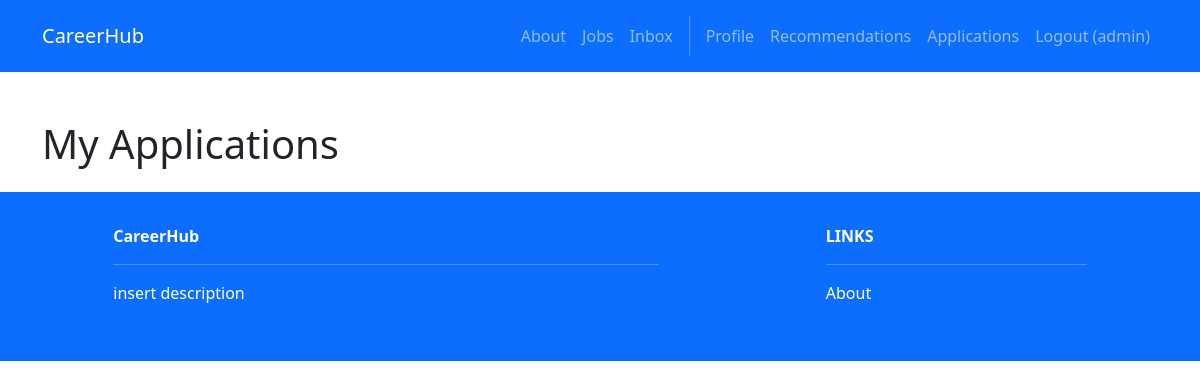
/jobs/applications/ (signed in), run on an earlier commit of the app's database.
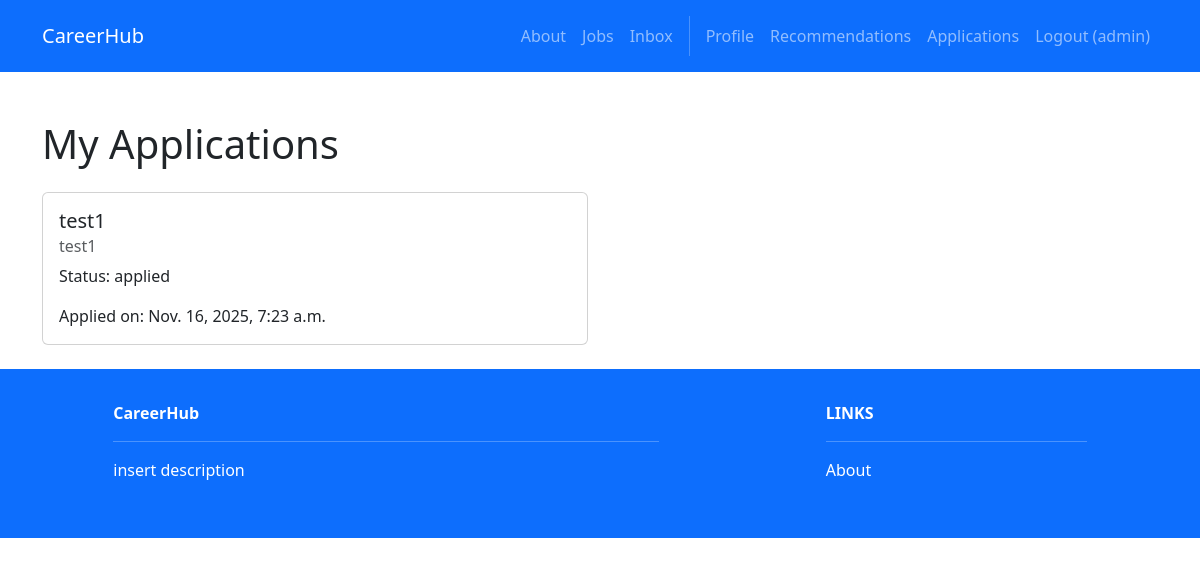
And on a later commit of the database.
### jobs/models.py (models this page shows)
class Application(models.Model):
    STATUS_CHOICES = [
        ('applied', 'Applied'),
        ('review', 'Review'),
        ('interview', 'Interview'),
        ('offer', 'Offer'),
        ('closed', 'Closed'),
    ]
    job = models.ForeignKey('recruiters.Post', on_delete=models.CASCADE, default=None)
    applicant = models.ForeignKey(User, on_delete=models.CASCADE)
    status = models.CharField(max_length=20, choices=STATUS_CHOICES, default='applied')
    note = models.TextField(blank=True)
    created_at = models.DateTimeField(auto_now_add=True)
    updated_at = models.DateTimeField(auto_now=True)

### recruiters/models.py (models this page shows, shortened)
class Post(models.Model):
    id = models.AutoField(primary_key=True)
    title = models.CharField(max_length=200)
    company = models.CharField(max_length=200)
    description = models.TextField()
    location = models.CharField(max_length=200)
    lat = models.FloatField(null=True, blank=True)
    lng = models.FloatField(null=True, blank=True)
    salary_range = models.CharField(max_length=100)
    required_skills = models.ManyToManyField(Skill)
    recruiter = models.ForeignKey(User, on_delete=models.CASCADE)
    created_at = models.DateTimeField(auto_now_add=True)
    updated_at = models.DateTimeField(auto_now=True)
    VISA_CHOICES = [
        ('yes', 'Yes'),
        ('no', 'No'),
    ]
    visa_sponsorship = models.CharField(max_length=3, choices=VISA_CHOICES, default='no')

### jobs/views.py (the view)
# urls.py: path('applications/', views.applications, name='jobs.applications'),
@login_required
def applications(request):
    if request.user.role == "recruiter":
        return redirect('recruiters.index')
    user_applications = Application.objects.filter(applicant=request.user)
    return render(request, 'jobs/applications.html', {'applications': user_applications})

### jobs/templates/jobs/applications.html
{% extends 'base.html' %}
{% block content %}
<div class="container mt-5">
    <h1>My Applications</h1>
    <div class="row mt-4">
        {% for application in applications %}
        <div class="col-md-6 mb-4">
            <div class="card">
                <div class="card-body">
                    <h5 class="card-title">{{ application.job.title }}</h5>
                    <h6 class="card-subtitle mb-2 text-muted">{{ application.job.company }}</h6>
                    <p class="card-text">Status: {{ application.status }}</p>
                    <p class="card-text">Applied on: {{ application.created_at }}</p>
                </div>
            </div>
        </div>
        {% endfor %}
    </div>
</div>
{% endblock %}

What changed in the data, as far as the page shows it:
added Application: job "test1", job.company "test1", status "applied", created_at "Nov. 16, 2025, 7:23 a.m."
